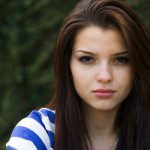
#> input picture Images/face-150x150.jpg, 150 x 150 px; its folder holds only this picture in this run
$ python HOG.py
#> lines starting #> are read from the running program, lines starting #| are printed output that depends on the picture
import matplotlib.pyplot as plt
import numpy as np
from glob import glob
import os


def _hog_channel_gradient(channel):
    g_row = np.empty(channel.shape, dtype=np.float_)
    g_row[0, :] = 0
    g_row[-1, :] = 0
    g_row[1:-1, :] = channel[2:, :] - channel[:-2, :]

    g_col = np.empty(channel.shape, dtype=np.float_)
    g_col[:, 0] = 0
    g_col[:, -1] = 0
    g_col[:, 1:-1] = channel[:, 2:] - channel[:, :-2]
    return g_row, g_col


# Calculation of the cell's HOG value
def cell_hog(magnitude,
             orientation,
             orientation_start, orientation_end,
             cell_columns, cell_rows,
             column_index, row_index,
             size_columns, size_rows,
             range_rows_start, range_rows_stop,
             range_columns_start, range_columns_stop):
    total = 0.

    for cell_row in range(range_rows_start, range_rows_stop):
        cell_row_index = row_index + cell_row
        if cell_row_index < 0 or cell_row_index >= size_rows:
            continue

        for cell_column in range(range_columns_start, range_columns_stop):
            cell_column_index = column_index + cell_column
            if (cell_column_index < 0 or cell_column_index >= size_columns
                    or orientation[cell_row_index, cell_column_index]
                    >= orientation_start
                    or orientation[cell_row_index, cell_column_index]
                    < orientation_end):
                continue

            total += magnitude[cell_row_index, cell_column_index]

    return total / (cell_rows * cell_columns)


# Generate line pixel coordinates
def _line_pix_coordinates(r0, c0, r1, c1):
    # r0, c0 - starting position (row, column)
    # r1, c1 - end position (row, column)
    steep = 0
    r = r0
    c = c0
    dr = abs(r1 - r0)
    dc = abs(c1 - c0)

    rr = np.zeros(max(dc, dr) + 1, dtype=np.intp)   # intp - integer used for indexing
    cc = np.zeros(max(dc, dr) + 1, dtype=np.intp)

    if (c1 - c) > 0:
        sc = 1
    else:
        sc = -1
    if (r1 - r) > 0:
        sr = 1
    else:
        sr = -1
    if dr > dc:
        steep = 1
        c, r = r, c
        dc, dr = dr, dc
        sc, sr = sr, sc
    d = (2 * dr) - dc

    for i in range(dc):
        if steep:
            rr[i] = c
            cc[i] = r
        else:
            rr[i] = r
            cc[i] = c
        while d >= 0:
            r = r + sr
            d = d - (2 * dc)
        c = c + sc
        d = d + (2 * dr)

    # rr, cc - Indices of pixels that belong to the line.
    rr[dc] = r1
    cc[dc] = c1

    return np.asarray(rr), np.asarray(cc)


def vis_hog(hog_value, number_of_orientations,
            size_rows, size_columns,
            cell_rows, cell_columns,
            number_of_cells_rows, number_of_cells_columns):
    radius = min(cell_rows, cell_columns) // 2 - 1
    orientations_arr = np.arange(number_of_orientations)
    orientation_bin_midpoints = (np.pi * (orientations_arr + .5) / number_of_orientations)

    # set dr_arr, dc_arr to correspond to midpoints of orientation bins
    dr_arr = radius * np.sin(orientation_bin_midpoints)
    dc_arr = radius * np.cos(orientation_bin_midpoints)
    hog_image = np.zeros((size_rows, size_columns), dtype=np.float_)

    for r in range(number_of_cells_rows):
        for c in range(number_of_cells_columns):
            for o, dr, dc in zip(orientations_arr, dr_arr, dc_arr):
                centre = tuple([r * cell_rows + cell_rows // 2,
                                c * cell_columns + cell_columns // 2])

                rr, cc = _line_pix_coordinates(int(centre[0] - dc),
                                               int(centre[1] + dr),
                                               int(centre[0] + dc),
                                               int(centre[1] - dr))
                hog_image[rr, cc] += hog_value[r, c, o]
    return hog_image


def hog(img, number_of_orientations, pixels_per_cell):
    size_rows, size_columns = img.shape
    cell_rows, cell_columns = pixels_per_cell
    number_of_cells_rows = int(size_rows // cell_rows)  # number of cells along row-axis
    number_of_cells_columns = int(size_columns // cell_columns)  # number of cells along col-axis

    gradient_rows, gradient_columns = _hog_channel_gradient(img)  # compute gradient
    magnitude = np.hypot(gradient_columns, gradient_rows)
    orientation = np.rad2deg(np.arctan2(gradient_rows, gradient_columns)) % 180

    r_0 = int(cell_rows / 2)
    c_0 = int(cell_columns / 2)
    cc = cell_rows * number_of_cells_rows
    cr = cell_columns * number_of_cells_columns
    range_rows_stop = int(cell_rows / 2)
    range_rows_start = -range_rows_stop
    range_columns_stop = int(cell_columns / 2)
    range_columns_start = -range_columns_stop
    number_of_orientations_per_180 = int(180. / number_of_orientations)

    hog_value = np.zeros((number_of_cells_columns, number_of_cells_rows, number_of_orientations))

    # compute orientations integral images
    for i in range(number_of_orientations):
        # isolate orientations in this range
        orientation_start = number_of_orientations_per_180 * (i + 1)
        orientation_end = number_of_orientations_per_180 * i
        # c = c_0
        r = r_0
        r_i = 0
        # c_i = 0

        while r < cc:
            c_i = 0
            c = c_0

            while c < cr:
                hog_value[r_i, c_i, i] = \
                    cell_hog(magnitude, orientation,
                             orientation_start, orientation_end,
                             cell_columns, cell_rows, c, r,
                             size_columns, size_rows,
                             range_rows_start, range_rows_stop,
                             range_columns_start, range_columns_stop)
                c_i += 1
                c += cell_columns

            r_i += 1
            r += cell_rows

    # generate HOG image for visualization
    hog_image = vis_hog(hog_value, number_of_orientations,
                        size_rows, size_columns,
                        cell_rows, cell_columns,
                        number_of_cells_rows, number_of_cells_columns)

    return hog_value, hog_image


def main():
    bins = 8
    pixels_per_cell = (10, 10)
    hog_feat_des = np.zeros((5, 15 * 15 * 8))
    filenames = glob('Images/*.jpg')
    for ind, name in enumerate(filenames):  # image files
        print(name)
        img = plt.imread(os.path.join(os.getcwd(), name)).astype(float)  # read image intensities
        print(img.shape)
#| (150, 150, 3)

        if len(img.shape) == 3:  # color image
            img = np.mean(img, axis=2)
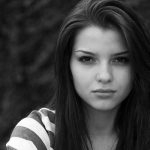
#> img: shape (150, 150) float64; min 0, max 254.7, mean 63.8
            print(img.shape)
#| (150, 150)

        hog_value, hog_image = hog(img, bins, pixels_per_cell)
#> in _hog_channel_gradient, `g_row[1:-1, :] = channel[2:, :] - channel[:-2, :]`:
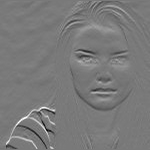
#> g_row: shape (150, 150) float64; min -198.7, max 216.7, mean 0.6; drawn with min black and max white
#> in _hog_channel_gradient, `g_col[:, 1:-1] = channel[:, 2:] - channel[:, :-2]`:
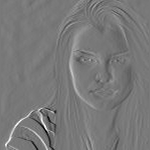
#> g_col: shape (150, 150) float64; min -194.7, max 215, mean -0.1; drawn with min black and max white
#> in hog, `magnitude = np.hypot(gradient_columns, gradient_rows)`:
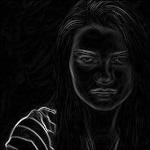
#> magnitude: shape (150, 150) float64; min 0, max 294.3, mean 15.7; drawn with min black and max white
#> in hog, `orientation = np.rad2deg(np.arctan2(gradient_rows, gradient_columns)) ..`:
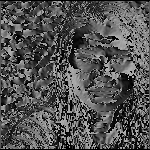
#> orientation: shape (150, 150) float64; min 0, max 179.7, mean 83.2
#> after the loop in vis_hog, `for r in range(number_of_cells_rows):`:
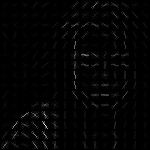
#> hog_image: shape (150, 150) float64; min 0, max 77.23, mean 1.2; drawn with min black and max white
        print(hog_value.shape, hog_image.shape)
#| (15, 15, 8) (150, 150)

        hog_feat_des[ind, :] = hog_value.ravel()

        # show input and HOG image side by side
        fig, (ax1, ax2) = plt.subplots(1, 2, figsize=(8, 4))
        ax1.axis('off')
        ax1.imshow(img, cmap='gray')
        ax1.set_title('Input image')

        ax2.axis('off')
        ax2.imshow(hog_image, cmap='gray')
        ax2.set_title('Histogram of Oriented Gradients')
        plt.show()

    np.savetxt('output.txt', hog_feat_des, fmt='%.8f')


if __name__ == '__main__':
    main()

$ run again, on Images/woman.jpg
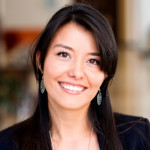
#> input picture Images/woman.jpg, 150 x 150 px
#| (150, 150, 3)
#| (150, 150)
#> in hog, `orientation = np.rad2deg(np.arctan2(gradient_rows, gradient_columns)) ..`:
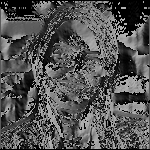
#> orientation: shape (150, 150) float64; min 0, max 179.8, mean 83.5
#> after the loop in vis_hog, `for r in range(number_of_cells_rows):`:
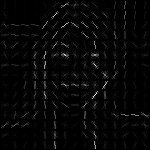
#> hog_image: shape (150, 150) float64; min 0, max 58.13, mean 1.4; drawn with min black and max white
#| (15, 15, 8) (150, 150)

$ run again, on Images/face-shape-asset-150x150.jpg
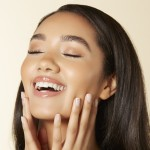
#> input picture Images/face-shape-asset-150x150.jpg, 150 x 150 px
#| (150, 150, 3)
#| (150, 150)
#> in hog, `orientation = np.rad2deg(np.arctan2(gradient_rows, gradient_columns)) ..`:
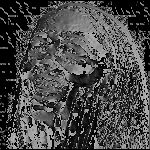
#> orientation: shape (150, 150) float64; min 0, max 179.8, mean 73.9
#> after the loop in vis_hog, `for r in range(number_of_cells_rows):`:
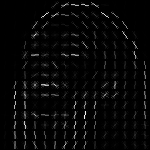
#> hog_image: shape (150, 150) float64; min 0, max 51.92, mean 1.6; drawn with min black and max white
#| (15, 15, 8) (150, 150)

$ run again, on Images/face_crescezo-150x150.jpg
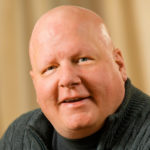
#> input picture Images/face_crescezo-150x150.jpg, 150 x 150 px
#| (150, 150, 3)
#| (150, 150)
#> in hog, `orientation = np.rad2deg(np.arctan2(gradient_rows, gradient_columns)) ..`:
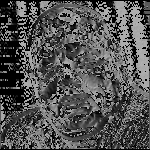
#> orientation: shape (150, 150) float64; min 0, max 179.7, mean 83.4
#> after the loop in vis_hog, `for r in range(number_of_cells_rows):`:
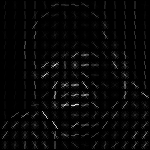
#> hog_image: shape (150, 150) float64; min 0, max 37.56, mean 1.1; drawn with min black and max white
#| (15, 15, 8) (150, 150)
